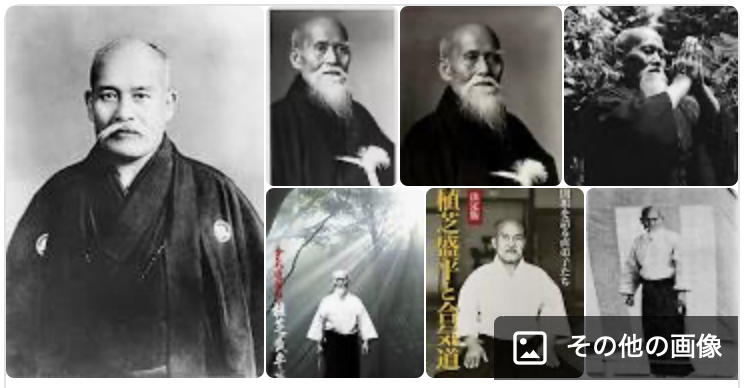
#> input picture createnpy/input/test.png, 746 x 388 px, given as the content of the folder categorize/dataset/input/test.png, which was not available
$ python face_detect.py
#> lines starting #> are read from the running program, lines starting #| are printed output that depends on the picture; pictures that were not available may be replaced by others from this repository, and a replacement may not be noted
import cv2
import os

cascade_path = "/Users/murakamikei/opt/anaconda3/pkgs/libopencv-3.4.2-h7c891bd_1/share/OpenCV/haarcascades/haarcascade_frontalface_alt.xml"

X_train = []
Y_train = []

X_test = []
Y_test = []

l = os.listdir("categorize/dataset/input")
for i in l:
    result_dir = i.split(".")[0]

    if result_dir == "":
        print("this is config file")
    else:
        os.mkdir("categorize/dataset/output/" + result_dir)
        m = os.listdir("categorize/dataset/input/" + i)
        n = 0
        for target_file in m:
            origin_image = ("categorize/dataset/input/" + i + "/" + target_file)
            if origin_image.split(".")[1] == "gitignore":
                print(origin_image)
            elif origin_image.split(".")[1] == "DS_Store":
                print(origin_image)
            else:
                cascade = cv2.CascadeClassifier(cascade_path)
                image = cv2.imread(origin_image)
#> image is the input picture: shape (388, 746, 3); mean B, G, R 118, 120.2, 120.8
                image = cv2.cvtColor(image, cv2.COLOR_BGR2RGB)
                gray = cv2.cvtColor(image, cv2.COLOR_RGB2GRAY)

                facerect = cascade.detectMultiScale(gray, scaleFactor=1.1, minNeighbors=1, minSize=(10, 10))
#> facerect = [[641, 212, 21, 21], [491, 222, 41, 41], [300, 25, 60, 60], [448, 32, 66, 66], [80, 59, 92, 92]]

                for x, y, w, h in facerect:
                    face = gray[y:y + h, x:x + w]
                    face = cv2.resize(face, (1024, 1024)) #出力画像を変えるときはここ
                    save_path = "categorize/dataset/output/" + result_dir + "/image_" + str(n) + ".png"
                    cv2.imwrite(save_path, face)
                    n = n + 1
                    face = cv2.flip(face, 1)
                    save_path = "categorize/dataset/output/" + result_dir + "/image_" + str(n) + ".png"
                    cv2.imwrite(save_path, face)
                    n = n + 1
                    face = cv2.blur(face, (10, 10))
                    save_path = "categorize/dataset/output/" + result_dir + "/image_" + str(n) + ".png"
                    cv2.imwrite(save_path, face)
                    n = n + 1
                    face = cv2.blur(cv2.flip(face, 1), (10, 10))
                    save_path = "categorize/dataset/output/" + result_dir + "/image_" + str(n) + ".png"
                    cv2.imwrite(save_path, face)
                    n = n + 1
#> this loop made 5 passes
#> (x, y, w, h, n) on passes 1 to 5: (641, 212, 21, 21, 4), (491, 222, 41, 41, 8), (300, 25, 60, 60, 12), (448, 32, 66, 66, 16), (80, 59, 92, 92, 20)
#> pass 1, `face = gray[y:y + h, x:x + w]`:
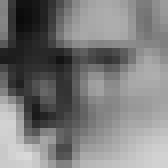
#> face: shape (21, 21) (shown 8 times larger); min 10, max 217, mean 123.6
#> pass 1, `face = cv2.resize(face, (1024, 1024))`:
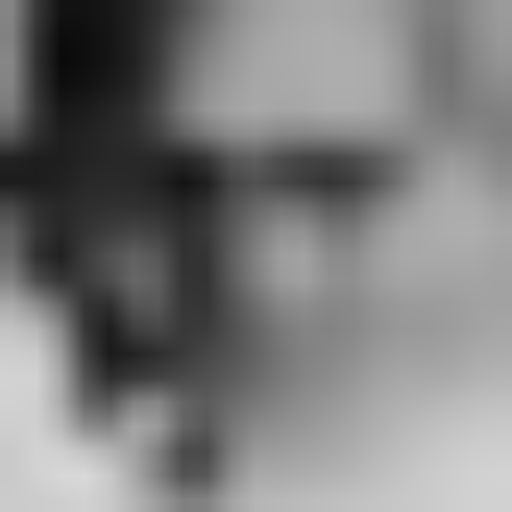
#> face: shape (1024, 1024) (shown at 1/2 size); min 10, max 217, mean 123.4
#> pass 1, `face = cv2.flip(face, 1)`:
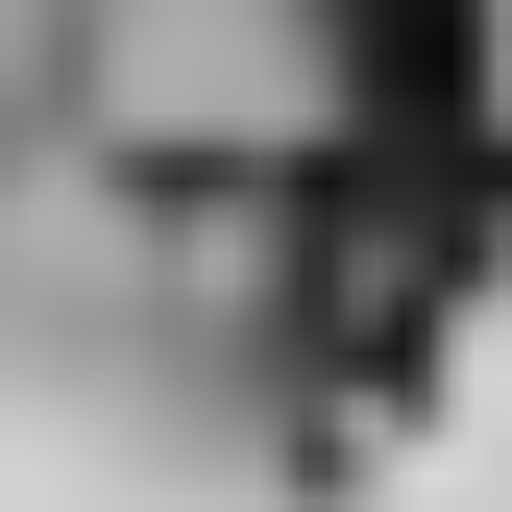
#> face: shape (1024, 1024) (shown at 1/2 size); min 10, max 217, mean 123.4
#> after the loop, n = 20
